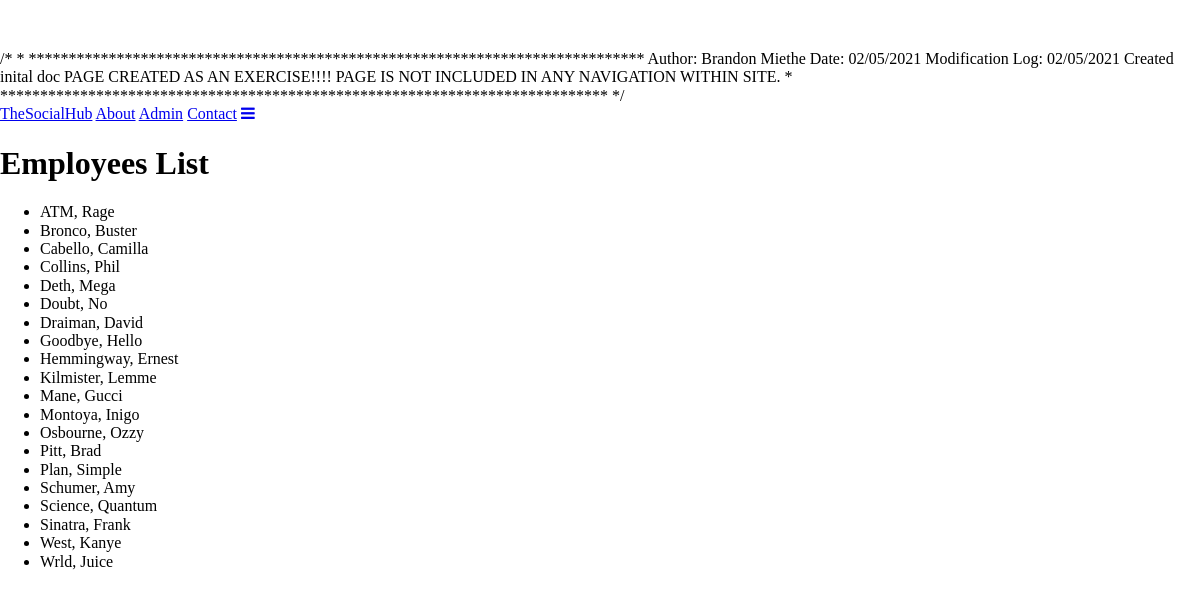
Page /theSocialHub/admin/listEmployees.php on the committed database.
### tables this page shows
CREATE TABLE IF NOT EXISTS employee
(
	employeeID INT NOT NULL PRIMARY KEY AUTO_INCREMENT,
	first_name VARCHAR(255) NOT NULL,
	last_name VARCHAR(255) NOT NULL
);

### theSocialHub/admin/listEmployees.php (the view, shortened to what this page needs)
<?php
    class Database {
        private static $dsn = 'mysql:host=localhost;dbname=shcontact';
        private static $username = 'sh_user';
        private static $password = 'Pa$$w0rd';
        private static $db;
        public static function getDB () {
            if (!isset(self::$db)) {
                try {
                    self::$db = new PDO(self::$dsn,
                                         self::$username,
                                         self::$password);
                } catch (PDOException $e) {
                    $error_message = $e->getMessage();
                    echo $error_message;
                    exit();
                }
            }
            return self::$db;
        }
    }
    class Employee {
        private $first_name, $last_name;
        public function __construct($first_name, $last_name) {
            $this->first_name = $first_name;
            $this->last_name = $last_name;
        }
        public function getFirstName(){
            return $this->first_name;
        }
        public function getLastName(){
            return $this->last_name;
        }
    }
    class EmployeeDB {
        public static function getEmployees() {
            $db = Database::getDB();
            $query = 'SELECT first_name, last_name FROM employee
                      ORDER BY last_name';
            $statement = $db->prepare($query);
            $statement->execute();
            $employees = array();
            foreach ($statement as $row) {
                $employee = new Employee($row['first_name'],
                                         $row['last_name']);
                $employees[] = $employee;
            }
            return $employees;
        }
    }
    $employees = EmployeeDB::getEmployees();
?>
<!doctype html>
<html>
    <head>
        <link rel="stylesheet" href="https://cdnjs.cloudflare.com/ajax/libs/font-awesome/4.7.0/css/font-awesome.min.css">
        <link rel="stylesheet" type="text/css" href="css/normalize.css">
        <link rel="stylesheet" type="text/css" href="css/styles.css">
    </head>
    <body>
        <header>
            <div class="topnav" id="myTopnav">
                <a href="index.html" class="active">TheSocialHub</a>
                <a href="#about">About</a>
                <a href="admin/admin_index.html">Admin</a>
                <a href="#contact">Contact</a>
                <a href="javascript:void(0);" class="icon" onclick="myFunction()">
                  <i class="fa fa-bars"></i>
                </a>
              </div>
        </header>
        <section id="thankyou">
            <h1>Employees List</h1>
            <p>
                <ul>
                    <?php foreach($employees as $employee) : ?>
                    <li>
                        <?php echo $employee->getLastName() . ", " . $employee->getFirstName() ?>
                    </li>
                    <?php endforeach; ?>
                </ul>
            </p>
        </section>
    </body>
</html>

### rows in the picture
employee: last_name "ATM", first_name "Rage"
employee: last_name "Bronco", first_name "Buster"
employee: last_name "Cabello", first_name "Camilla"
employee: last_name "Collins", first_name "Phil"
employee: last_name "Deth", first_name "Mega"
employee: last_name "Doubt", first_name "No"
employee: last_name "Draiman", first_name "David"
employee: last_name "Goodbye", first_name "Hello"
employee: last_name "Hemmingway", first_name "Ernest"
employee: last_name "Kilmister", first_name "Lemme"
employee: last_name "Mane", first_name "Gucci"
employee: last_name "Montoya", first_name "Inigo"
employee: last_name "Osbourne", first_name "Ozzy"
employee: last_name "Pitt", first_name "Brad"
employee: last_name "Plan", first_name "Simple"
employee: last_name "Schumer", first_name "Amy"
employee: last_name "Science", first_name "Quantum"
employee: last_name "Sinatra", first_name "Frank"
employee: last_name "West", first_name "Kanye"
employee: last_name "Wrld", first_name "Juice"
